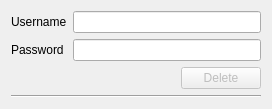
<?xml version="1.0" encoding="UTF-8"?>
<ui version="4.0">
 <class>DeleteAccountWin</class>
 <widget class="QDialog" name="DeleteAccountWin">
  <property name="geometry">
   <rect>
    <x>0</x>
    <y>0</y>
    <width>315</width>
    <height>171</height>
   </rect>
  </property>
  <property name="windowTitle">
   <string>PiDEsse - Delete account</string>
  </property>
  <layout class="QVBoxLayout" name="verticalLayout">
   <property name="sizeConstraint">
    <enum>QLayout::SetFixedSize</enum>
   </property>
   <item>
    <layout class="QGridLayout" name="gridLayout">
     <item row="0" column="0">
      <widget class="QLabel" name="UsernameLabel">
       <property name="text">
        <string>Username</string>
       </property>
      </widget>
     </item>
     <item row="0" column="1">
      <widget class="QLineEdit" name="UsernameEdit"/>
     </item>
     <item row="1" column="0">
      <widget class="QLabel" name="PasswordLabel">
       <property name="text">
        <string>Password</string>
       </property>
      </widget>
     </item>
     <item row="1" column="1">
      <widget class="QLineEdit" name="PasswordEdit">
       <property name="text">
        <string/>
       </property>
       <property name="echoMode">
        <enum>QLineEdit::Password</enum>
       </property>
      </widget>
     </item>
    </layout>
   </item>
   <item>
    <layout class="QHBoxLayout" name="horizontalLayout">
     <property name="spacing">
      <number>2</number>
     </property>
     <property name="leftMargin">
      <number>170</number>
     </property>
     <item>
      <widget class="QPushButton" name="DeleteButton">
       <property name="enabled">
        <bool>false</bool>
       </property>
       <property name="maximumSize">
        <size>
         <width>100</width>
         <height>25</height>
        </size>
       </property>
       <property name="mouseTracking">
        <bool>false</bool>
       </property>
       <property name="layoutDirection">
        <enum>Qt::LeftToRight</enum>
       </property>
       <property name="text">
        <string>Delete</string>
       </property>
       <property name="icon">
        <iconset theme="dialog-ok">
         <normaloff>.</normaloff>.</iconset>
       </property>
       <property name="default">
        <bool>true</bool>
       </property>
      </widget>
     </item>
    </layout>
   </item>
   <item>
    <widget class="Line" name="line">
     <property name="orientation">
      <enum>Qt::Horizontal</enum>
     </property>
    </widget>
   </item>
  </layout>
 </widget>
 <resources/>
 <connections/>
</ui>
